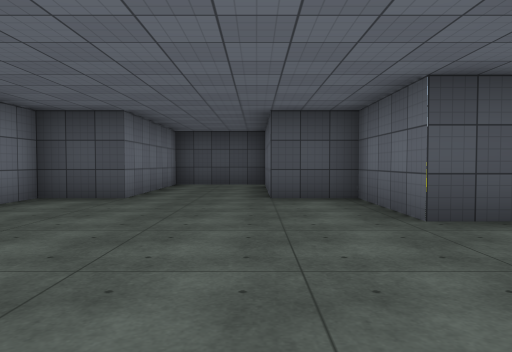
View 1 (above)

21 first-person views from a walk through a Unity game level. The camera is 1.2 m above the floor, tilts 2° down and sees 70° across. The floor is counted in squares, 2 m on a side. Each view is taken from the middle of a square. On the plan, view 1 faces up. The plan holds only what a view shows up to about 10 squares ahead; the rest is blank. Surface patterns are stand-ins for the level's own textures.

View 2
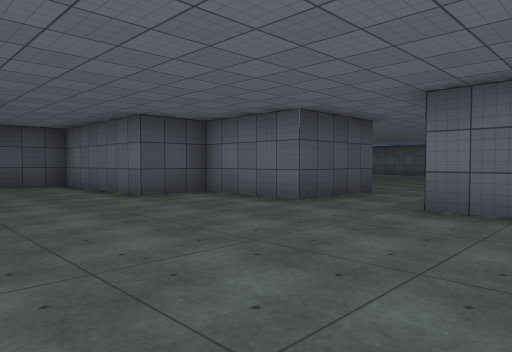

View 3
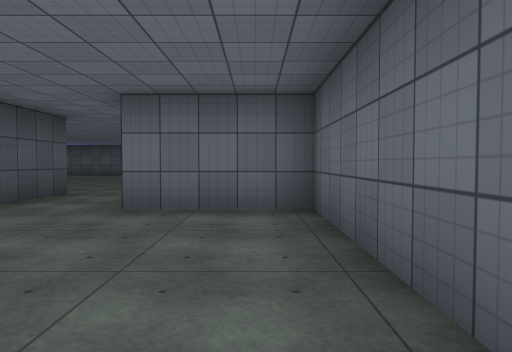

View 4
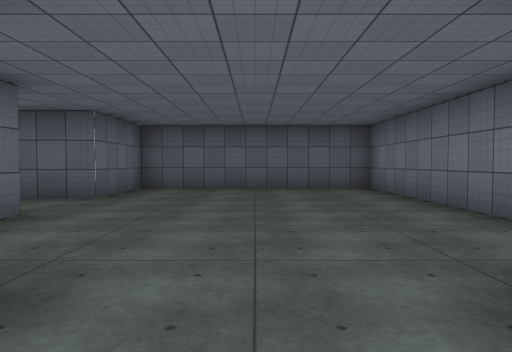

View 5
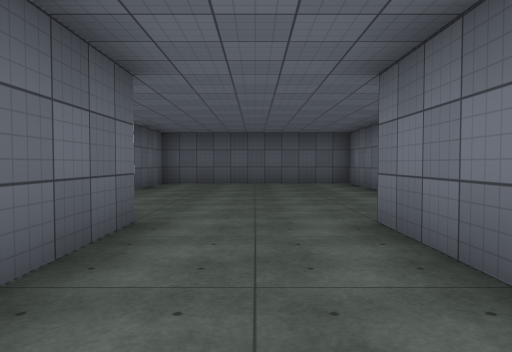

View 6
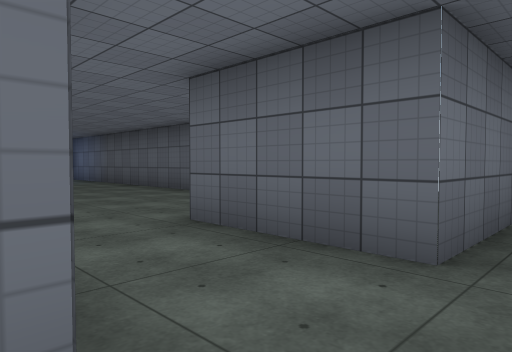

View 7
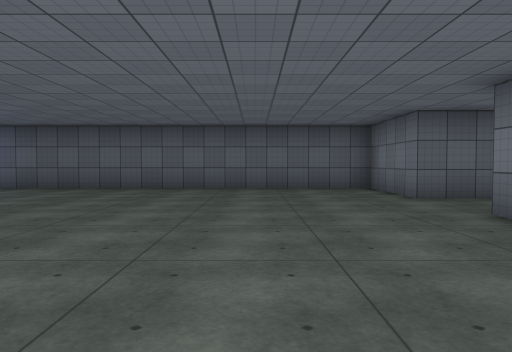

View 8
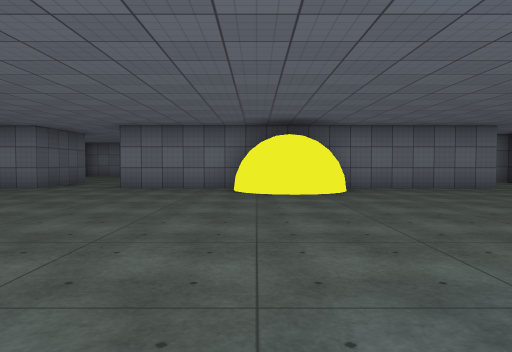

View 9
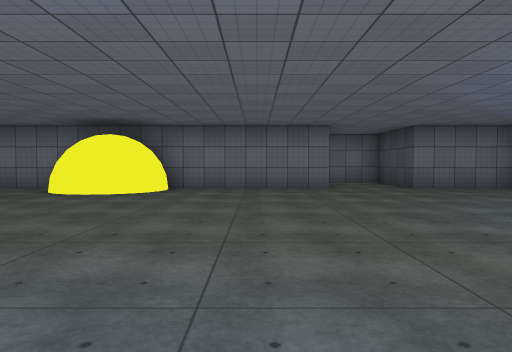

View 10
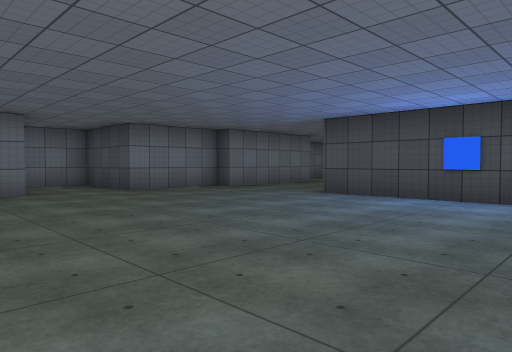

View 11
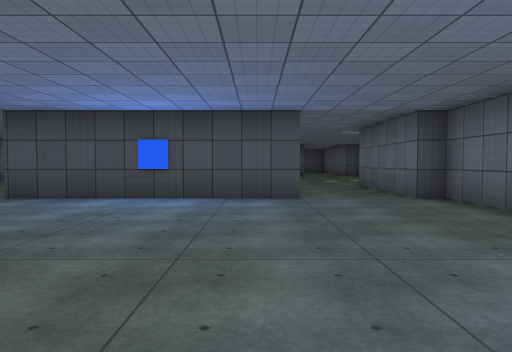

View 12
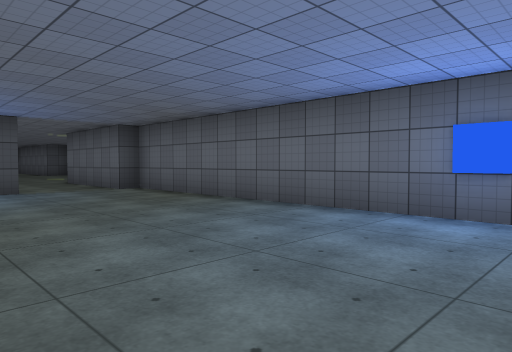

View 13
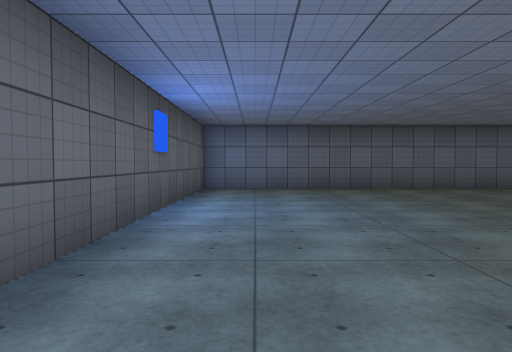

View 14
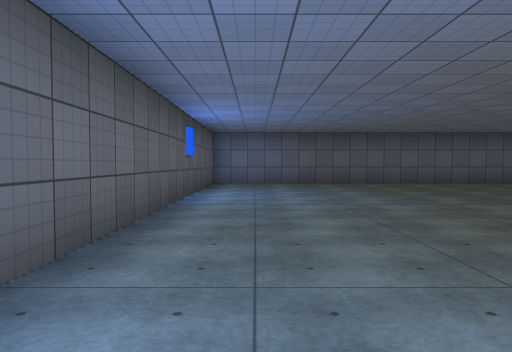

View 15
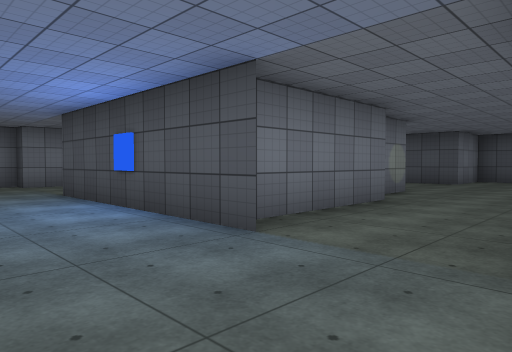

View 16
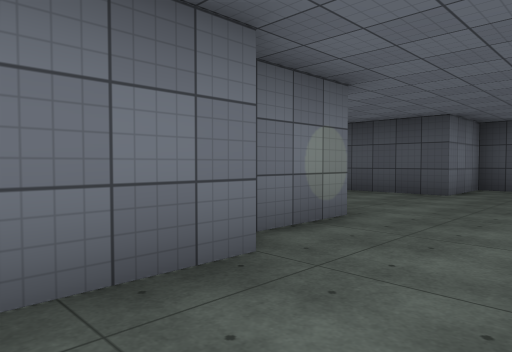

View 17
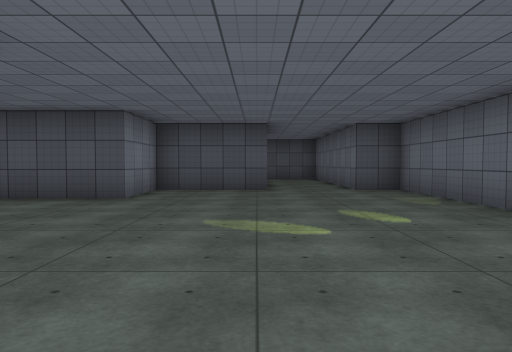

View 18
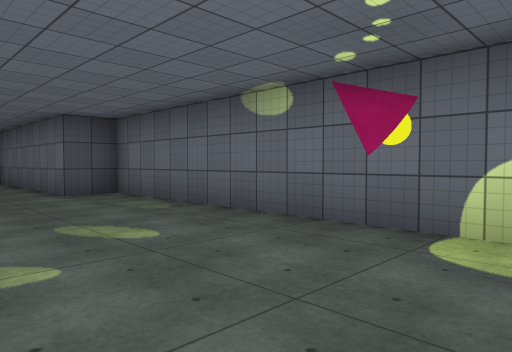

View 19
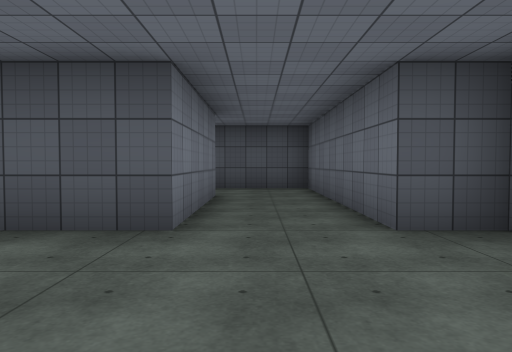

View 20
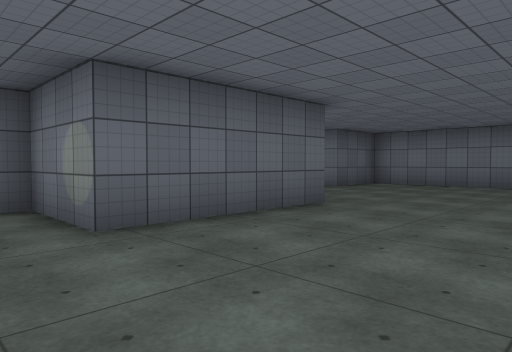

View 21
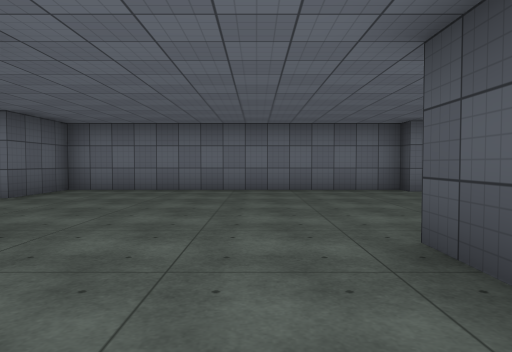

### Floor plan
Points are (right, up) in squares from view 1. A wall is a line through its corners. A room is listed if a view was taken in it or the views show most of it. See-through windows are left out.
Room 1 (views 1, 2, 3, 4, 5, 6)
walls: (4.3, 3.7) (1.8, 3.7) (1.8, 6.2) (0.2, 6.2) (0.2, 10.2) (-1.2, 10.2); (-2.3, 10) (-2.3, 6.2) (-3.8, 6.2) (-3.8, -0.8) (1.8, -0.8) (1.8, 1.7) (4.3, 1.7)
ways out: opening at (4, 2.5) to room 2
Room 2 (views 7, 8, 9, 10, 11, 12, 13, 14, 15, 16, 17, 18, 19, 20, 21)
walls: (12.9, 17.2) (7.6, 17.2); (4.3, 12.9) (4.3, 8.5); (4.8, 18.2) (4.8, 17.2) (4.3, 17.2) (4.3, 14.8) (1.8, 14.8) (1.8, 13.2); (5.3, 8.9) (5.7, 8.4); (5.6, 8.4) (5.8, 8); (6, 8.1) (6, 7.7) (5.7, 7.1); (8.2, 22.8) (11.8, 22.8) (11.8, 20.8) (12.3, 20.8) (12.3, 17.8); (4.7, 9) (5.3, 8.9) (5.7, 8.7) (6, 7.9); (4.7, 8.8) (5.2, 8.7); (6, 7.7) (5.9, 7.2) (5.3, 6.6); (5.6, 7.3) (5.3, 6.9); (5.5, 7) (5, 6.8); (5.4, 6.7) (5.2, 6.6) (4.7, 6.5); (17.3, 21.5) (17.3, 28.2) (16.3, 28.2) (16.3, 33.7) (14, 33.7); (4.3, 6.9) (4.3, 3.7); (4.3, 1.7) (4.3, -0.8) (15.2, -0.8) (15.2, 17.2) (14.8, 17.2) (14.8, 20.8); (3.2, 28.2) (2.7, 28.2) (2.7, 20.8) (4.8, 20.8) (4.8, 20.4); (14.3, 31.8) (14.3, 28.2) (11.8, 28.2) (11.8, 26.3) (8.2, 26.3)
ways out: opening at (4, 2.5) to room 1; opening at (13.5, 32.5)
objects: other object (16, 22)

Positions as (right, up) in squares from view 1, and headings:
1: (0, 0), facing up
2: (-3, 0), facing up-right
3: (-3, 0), facing right
4: (-1, 8), facing down
5: (-1, 10), facing down
6: (1, 4), facing down-right
7: (7, 8), facing down
8: (13, 7), facing left
9: (13, 11), facing left
10: (12, 11), facing up-left
11: (12, 11), facing up
12: (11, 9), facing up-right
13: (14, 8), facing down
14: (14, 10), facing down
15: (15, 15), facing up-left
16: (14, 19), facing up-left
17: (14, 20), facing up
18: (14, 21), facing up-right
19: (15, 25), facing up
20: (13, 26), facing down-left
21: (11, 25), facing left
